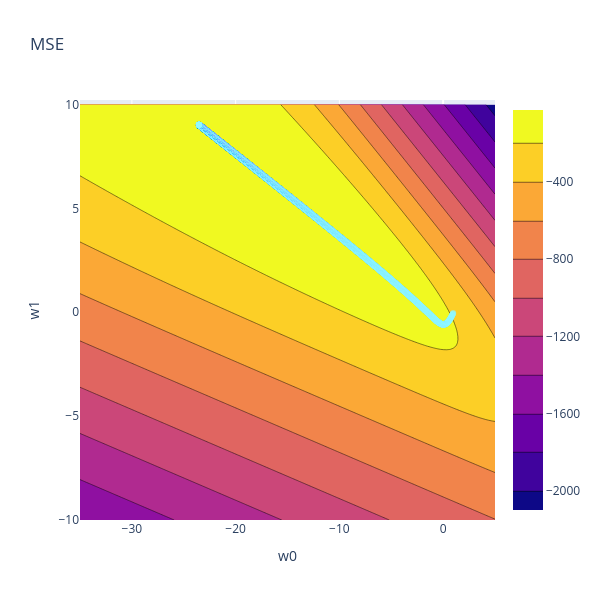

The notebook cell saved with this chart:
### Code cell
# Use this plot to inspect the bath of the gradient descent. Try investigating the path of the weight/bias
# Can you see that the gradient path is more wobbly here? Try changing the values of the batch size

fig = go.Figure(
    data=go.Contour(
        z=MLL,
        x=weights_plot,  # horizontal axis
        y=bias_plot,  # vertical axis
        line_smoothing=0.10,
    )
)
# Add the scatter of the plotted weights
fig.add_trace(
    go.Scatter(
        x=weightvec_stoch,
        y=biasvec_stoch,
        name="Gradient descent",
        mode="lines+markers",
        marker_color="rgba(145, 249, 255, .5)",
    ),
)

fig.update_layout(
    autosize=False,
    width=600,
    height=600,
    xaxis_title="w0",
    yaxis_title="w1",
    title="MSE",
)
fig.show()

### Figure 1 — Plotly figure (JSON) as saved in the notebook; plotly's stock layout.template omitted (floating-point values rounded to 4 significant figures; data arrays with more than 128 entries replaced by an {"elided": "..."} marker saying what was removed)
{"data": [{"autocontour": true, "contours": {"end": -200, "size": 200, "start": -2000}, "line": {"smoothing": 0.1}, "type": "contour", "x": {"elided": "130 float values"}, "y": {"elided": "130 float values"}, "z": {"elided": "130x130 float values"}}, {"marker": {"color": "rgba(145, 249, 255, .5)"}, "mode": "lines+markers", "name": "Gradient descent", "type": "scatter", "x": {"elided": "40000 float values"}, "y": {"elided": "40000 float values"}}], "layout": {"autosize": false, "height": 600, "title": {"text": "MSE"}, "width": 600, "xaxis": {"autorange": true, "range": [-35, 5], "title": {"text": "w0"}, "type": "linear"}, "yaxis": {"autorange": true, "range": [-10, 10.22], "title": {"text": "w1"}, "type": "linear"}}}
